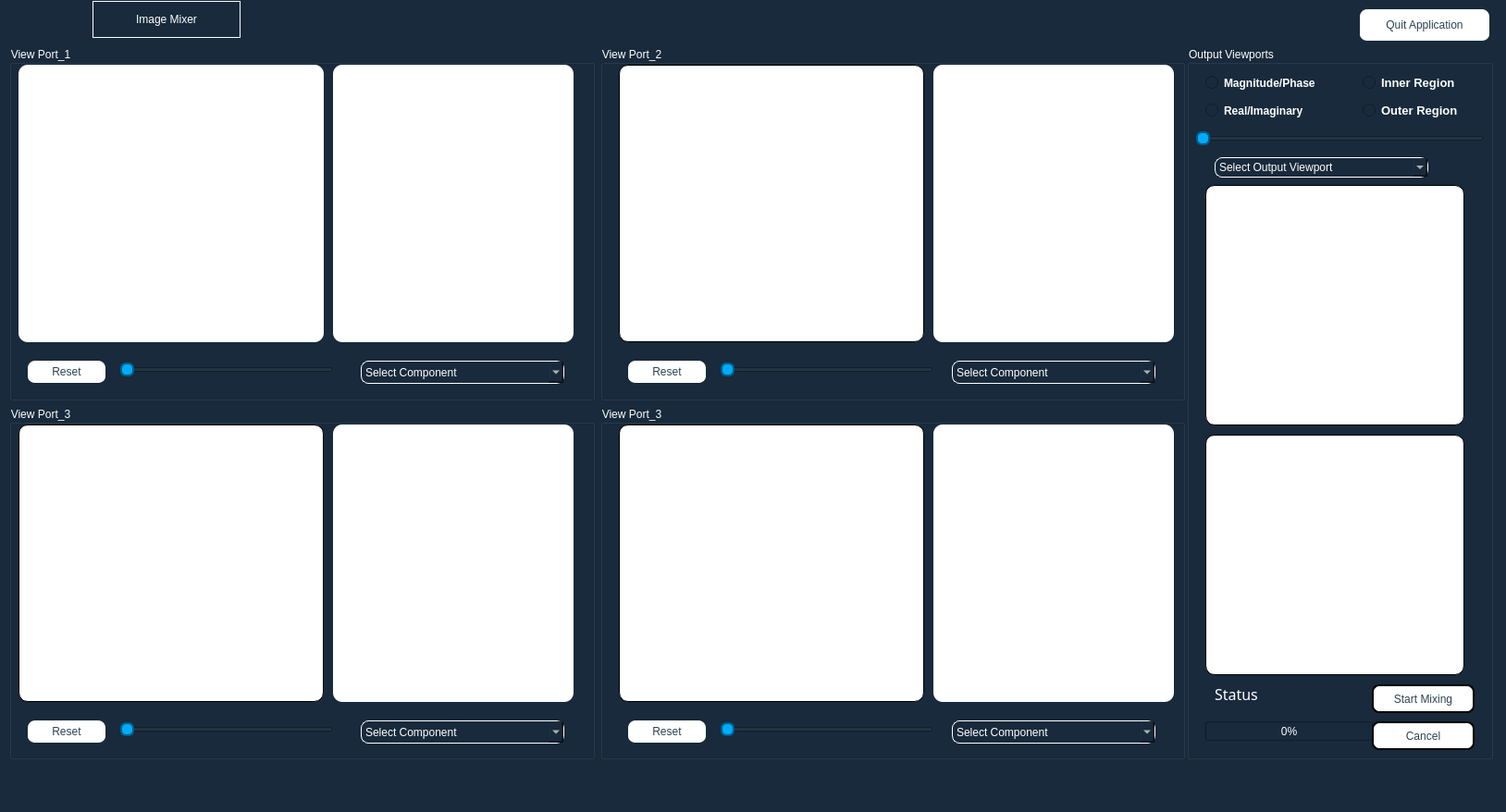
<?xml version="1.0" encoding="UTF-8"?>
<ui version="4.0">
 <class>MainWindow</class>
 <widget class="QMainWindow" name="MainWindow">
  <property name="geometry">
   <rect>
    <x>0</x>
    <y>0</y>
    <width>1628</width>
    <height>878</height>
   </rect>
  </property>
  <property name="windowTitle">
   <string>MainWindow</string>
  </property>
  <property name="styleSheet">
   <string notr="true">background-color: rgb(24,42,60);
color: rgb(255, 255, 255);</string>
  </property>
  <widget class="QWidget" name="centralwidget">
   <widget class="QPushButton" name="quit_button">
    <property name="geometry">
     <rect>
      <x>1470</x>
      <y>10</y>
      <width>140</width>
      <height>35</height>
     </rect>
    </property>
    <property name="cursor">
     <cursorShape>PointingHandCursor</cursorShape>
    </property>
    <property name="styleSheet">
     <string notr="true">QPushButton {
					font: 10pt &quot;Rockwell&quot;;
                      padding: 5px;
				    	 color: rgb(42, 66, 79);
					 background-color: rgb(255, 255, 255);
                      border-bottom: 2px solid transparent;
 					 border-radius:8px;
                        }</string>
    </property>
    <property name="text">
     <string>Quit Application</string>
    </property>
   </widget>
   <widget class="QLabel" name="title_label">
    <property name="geometry">
     <rect>
      <x>100</x>
      <y>1</y>
      <width>160</width>
      <height>40</height>
     </rect>
    </property>
    <property name="styleSheet">
     <string notr="true">QLabel{
	font: 15pt &quot;Rockwell&quot;;
	border: 1px solid white;

}</string>
    </property>
    <property name="text">
     <string>Image Mixer</string>
    </property>
    <property name="scaledContents">
     <bool>false</bool>
    </property>
    <property name="alignment">
     <set>Qt::AlignCenter</set>
    </property>
   </widget>
   <widget class="QLabel" name="title_image">
    <property name="geometry">
     <rect>
      <x>0</x>
      <y>0</y>
      <width>91</width>
      <height>41</height>
     </rect>
    </property>
    <property name="styleSheet">
     <string notr="true"/>
    </property>
    <property name="text">
     <string/>
    </property>
    <property name="pixmap">
     <pixmap>src/fourier.jpg</pixmap>
    </property>
    <property name="scaledContents">
     <bool>true</bool>
    </property>
   </widget>
   <widget class="QWidget" name="layoutWidget">
    <property name="geometry">
     <rect>
      <x>10</x>
      <y>50</y>
      <width>1271</width>
      <height>771</height>
     </rect>
    </property>
    <layout class="QGridLayout" name="gridLayout">
     <item row="1" column="0">
      <widget class="QGroupBox" name="view_port_3">
       <property name="title">
        <string>View Port_3</string>
       </property>
       <widget class="QComboBox" name="comp_selection_3">
        <property name="geometry">
         <rect>
          <x>380</x>
          <y>340</y>
          <width>220</width>
          <height>25</height>
         </rect>
        </property>
        <property name="cursor">
         <cursorShape>PointingHandCursor</cursorShape>
        </property>
        <property name="styleSheet">
         <string notr="true">QComboBox{
			font: 12pt &quot;Modern No. 20&quot;;
			color: white;
			background-color: rgb(24,42,60);
			border: 1px solid white;
			border-radius:8px;
                        }</string>
        </property>
        <item>
         <property name="text">
          <string>Select Component</string>
         </property>
        </item>
       </widget>
       <widget class="QSlider" name="horizontalSlider_3">
        <property name="geometry">
         <rect>
          <x>120</x>
          <y>340</y>
          <width>230</width>
          <height>20</height>
         </rect>
        </property>
        <property name="cursor">
         <cursorShape>PointingHandCursor</cursorShape>
        </property>
        <property name="styleSheet">
         <string notr="true">QSlider::handle:horizontal {
        background: #00aaff;  /* Blue handle */
        border: 2px solid #005f87;  /* Darker border for contrast */
        margin: -10px 0;  /* Adjust to center the handle on the groove */
        border-radius: 6px;
    }</string>
        </property>
        <property name="orientation">
         <enum>Qt::Horizontal</enum>
        </property>
       </widget>
       <widget class="QLabel" name="input_image_3">
        <property name="geometry">
         <rect>
          <x>10</x>
          <y>20</y>
          <width>330</width>
          <height>300</height>
         </rect>
        </property>
        <property name="styleSheet">
         <string notr="true">QLabel {
				    	  color: rgb(42, 66, 79);
                       border-bottom: 2px solid transparent;
					  background-color: rgb(255, 255, 255);
 					  border-radius:10px;
					  border: 1px solid black;
                        }</string>
        </property>
        <property name="text">
         <string/>
        </property>
       </widget>
       <widget class="QLabel" name="FT_components_3">
        <property name="geometry">
         <rect>
          <x>350</x>
          <y>20</y>
          <width>260</width>
          <height>300</height>
         </rect>
        </property>
        <property name="styleSheet">
         <string notr="true">QLabel {
				    	  color: rgb(42, 66, 79);
					  background-color: rgb(255, 255, 255);
 					  border-radius:10px;
                        }</string>
        </property>
        <property name="text">
         <string/>
        </property>
       </widget>
       <widget class="QPushButton" name="reset_button_3">
        <property name="geometry">
         <rect>
          <x>20</x>
          <y>340</y>
          <width>84</width>
          <height>25</height>
         </rect>
        </property>
        <property name="cursor">
         <cursorShape>PointingHandCursor</cursorShape>
        </property>
        <property name="styleSheet">
         <string notr="true">QPushButton {
					font: 10pt &quot;Rockwell&quot;;
                      padding: 5px;
				    	 color: rgb(42, 66, 79);
					 background-color: rgb(255, 255, 255);
                      border-bottom: 2px solid transparent;
 					 border-radius:8px;
                        }</string>
        </property>
        <property name="text">
         <string>Reset</string>
        </property>
       </widget>
      </widget>
     </item>
     <item row="0" column="1">
      <widget class="QGroupBox" name="view_port_2">
       <property name="title">
        <string>View Port_2</string>
       </property>
       <widget class="QComboBox" name="comp_selection_2">
        <property name="geometry">
         <rect>
          <x>380</x>
          <y>340</y>
          <width>220</width>
          <height>25</height>
         </rect>
        </property>
        <property name="cursor">
         <cursorShape>PointingHandCursor</cursorShape>
        </property>
        <property name="styleSheet">
         <string notr="true">QComboBox{
			font: 12pt &quot;Modern No. 20&quot;;
			color: white;
			background-color: rgb(24,42,60);
			border: 1px solid white;
			border-radius:8px;
                        }</string>
        </property>
        <item>
         <property name="text">
          <string>Select Component</string>
         </property>
        </item>
       </widget>
       <widget class="QSlider" name="horizontalSlider_2">
        <property name="geometry">
         <rect>
          <x>130</x>
          <y>340</y>
          <width>230</width>
          <height>20</height>
         </rect>
        </property>
        <property name="cursor">
         <cursorShape>PointingHandCursor</cursorShape>
        </property>
        <property name="styleSheet">
         <string notr="true">QSlider::handle:horizontal {
        background: #00aaff;  /* Blue handle */
        border: 2px solid #005f87;  /* Darker border for contrast */
        margin: -10px 0;  /* Adjust to center the handle on the groove */
        border-radius: 6px;
    }</string>
        </property>
        <property name="orientation">
         <enum>Qt::Horizontal</enum>
        </property>
       </widget>
       <widget class="QLabel" name="input_image_2">
        <property name="geometry">
         <rect>
          <x>20</x>
          <y>20</y>
          <width>330</width>
          <height>300</height>
         </rect>
        </property>
        <property name="styleSheet">
         <string notr="true">QLabel {
				    	  color: rgb(42, 66, 79);
                       border-bottom: 2px solid transparent;
					  background-color: rgb(255, 255, 255);
 					  border-radius:10px;
					  border: 1px solid black;
                        }</string>
        </property>
        <property name="text">
         <string/>
        </property>
       </widget>
       <widget class="QLabel" name="FT_components_2">
        <property name="geometry">
         <rect>
          <x>360</x>
          <y>20</y>
          <width>260</width>
          <height>300</height>
         </rect>
        </property>
        <property name="styleSheet">
         <string notr="true">QLabel {
				    	  color: rgb(42, 66, 79);
					  background-color: rgb(255, 255, 255);
 					  border-radius:10px;
                        }</string>
        </property>
        <property name="text">
         <string/>
        </property>
       </widget>
       <widget class="QPushButton" name="reset_button_2">
        <property name="geometry">
         <rect>
          <x>30</x>
          <y>340</y>
          <width>84</width>
          <height>25</height>
         </rect>
        </property>
        <property name="cursor">
         <cursorShape>PointingHandCursor</cursorShape>
        </property>
        <property name="styleSheet">
         <string notr="true">QPushButton {
					font: 10pt &quot;Rockwell&quot;;
                      padding: 5px;
				    	 color: rgb(42, 66, 79);
					 background-color: rgb(255, 255, 255);
                      border-bottom: 2px solid transparent;
 					 border-radius:8px;
                        }</string>
        </property>
        <property name="text">
         <string>Reset</string>
        </property>
       </widget>
      </widget>
     </item>
     <item row="1" column="1">
      <widget class="QGroupBox" name="view_port_4">
       <property name="styleSheet">
        <string notr="true">border-color: rgb(0, 0, 0);</string>
       </property>
       <property name="title">
        <string>View Port_3</string>
       </property>
       <widget class="QComboBox" name="comp_selection_4">
        <property name="geometry">
         <rect>
          <x>380</x>
          <y>340</y>
          <width>220</width>
          <height>25</height>
         </rect>
        </property>
        <property name="cursor">
         <cursorShape>PointingHandCursor</cursorShape>
        </property>
        <property name="styleSheet">
         <string notr="true">QComboBox{
			font: 12pt &quot;Modern No. 20&quot;;
			color: white;
			background-color: rgb(24,42,60);
			border: 1px solid white;
			border-radius:8px;
                        }</string>
        </property>
        <item>
         <property name="text">
          <string>Select Component</string>
         </property>
        </item>
       </widget>
       <widget class="QSlider" name="horizontalSlider_4">
        <property name="geometry">
         <rect>
          <x>130</x>
          <y>340</y>
          <width>230</width>
          <height>20</height>
         </rect>
        </property>
        <property name="cursor">
         <cursorShape>PointingHandCursor</cursorShape>
        </property>
        <property name="styleSheet">
         <string notr="true">QSlider::handle:horizontal {
        background: #00aaff;  /* Blue handle */
        border: 2px solid #005f87;  /* Darker border for contrast */
        margin: -10px 0;  /* Adjust to center the handle on the groove */
        border-radius: 6px;
    }</string>
        </property>
        <property name="orientation">
         <enum>Qt::Horizontal</enum>
        </property>
       </widget>
       <widget class="QLabel" name="input_image_4">
        <property name="geometry">
         <rect>
          <x>20</x>
          <y>20</y>
          <width>330</width>
          <height>300</height>
         </rect>
        </property>
        <property name="styleSheet">
         <string notr="true">QLabel {
				    	  color: rgb(42, 66, 79);
                       border-bottom: 2px solid transparent;
					  background-color: rgb(255, 255, 255);
 					  border-radius:10px;
					  border: 1px solid black;
                        }</string>
        </property>
        <property name="text">
         <string/>
        </property>
       </widget>
       <widget class="QLabel" name="FT_components_4">
        <property name="geometry">
         <rect>
          <x>360</x>
          <y>20</y>
          <width>260</width>
          <height>300</height>
         </rect>
        </property>
        <property name="styleSheet">
         <string notr="true">QLabel {
				    	  color: rgb(42, 66, 79);
					  background-color: rgb(255, 255, 255);
 					  border-radius:10px;
                        }</string>
        </property>
        <property name="text">
         <string/>
        </property>
       </widget>
       <widget class="QPushButton" name="reset_button_4">
        <property name="geometry">
         <rect>
          <x>30</x>
          <y>340</y>
          <width>84</width>
          <height>25</height>
         </rect>
        </property>
        <property name="cursor">
         <cursorShape>PointingHandCursor</cursorShape>
        </property>
        <property name="styleSheet">
         <string notr="true">QPushButton {
					font: 10pt &quot;Rockwell&quot;;
                      padding: 5px;
				    	 color: rgb(42, 66, 79);
					 background-color: rgb(255, 255, 255);
                      border-bottom: 2px solid transparent;
 					 border-radius:8px;
                        }</string>
        </property>
        <property name="text">
         <string>Reset</string>
        </property>
       </widget>
      </widget>
     </item>
     <item row="0" column="0">
      <widget class="QGroupBox" name="view_port_1">
       <property name="title">
        <string>View Port_1</string>
       </property>
       <widget class="QComboBox" name="comp_selection_1">
        <property name="geometry">
         <rect>
          <x>380</x>
          <y>340</y>
          <width>220</width>
          <height>25</height>
         </rect>
        </property>
        <property name="cursor">
         <cursorShape>PointingHandCursor</cursorShape>
        </property>
        <property name="styleSheet">
         <string notr="true">QComboBox{
			font: 12pt &quot;Modern No. 20&quot;;
			color: white;
			background-color: rgb(24,42,60);
			border: 1px solid white;
			border-radius:8px;
                        }</string>
        </property>
        <item>
         <property name="text">
          <string>Select Component</string>
         </property>
        </item>
       </widget>
       <widget class="QSlider" name="horizontalSlider_1">
        <property name="geometry">
         <rect>
          <x>120</x>
          <y>340</y>
          <width>230</width>
          <height>20</height>
         </rect>
        </property>
        <property name="cursor">
         <cursorShape>PointingHandCursor</cursorShape>
        </property>
        <property name="styleSheet">
         <string notr="true">QSlider::handle:horizontal {
        background: #00aaff;  /* Blue handle */
        border: 2px solid #005f87;  /* Darker border for contrast */
        margin: -10px 0;  /* Adjust to center the handle on the groove */
        border-radius: 6px;
    }</string>
        </property>
        <property name="orientation">
         <enum>Qt::Horizontal</enum>
        </property>
       </widget>
       <widget class="QLabel" name="input_image_1">
        <property name="geometry">
         <rect>
          <x>10</x>
          <y>20</y>
          <width>330</width>
          <height>300</height>
         </rect>
        </property>
        <property name="styleSheet">
         <string notr="true">QLabel {
				    	  color: rgb(42, 66, 79);
					  background-color: rgb(255, 255, 255);
 					  border-radius:10px;
                        }</string>
        </property>
        <property name="text">
         <string/>
        </property>
       </widget>
       <widget class="QLabel" name="FT_components_1">
        <property name="geometry">
         <rect>
          <x>350</x>
          <y>20</y>
          <width>260</width>
          <height>300</height>
         </rect>
        </property>
        <property name="styleSheet">
         <string notr="true">QLabel {
				    	  color: rgb(42, 66, 79);
					  background-color: rgb(255, 255, 255);
 					  border-radius:10px;
                        }</string>
        </property>
        <property name="text">
         <string/>
        </property>
       </widget>
       <widget class="QPushButton" name="reset_button_1">
        <property name="geometry">
         <rect>
          <x>20</x>
          <y>340</y>
          <width>84</width>
          <height>25</height>
         </rect>
        </property>
        <property name="cursor">
         <cursorShape>PointingHandCursor</cursorShape>
        </property>
        <property name="styleSheet">
         <string notr="true">QPushButton {
					font: 10pt &quot;Rockwell&quot;;
                      padding: 5px;
				    	 color: rgb(42, 66, 79);
					 background-color: rgb(255, 255, 255);
                      border-bottom: 2px solid transparent;
 					 border-radius:8px;
                        }</string>
        </property>
        <property name="text">
         <string>Reset</string>
        </property>
       </widget>
      </widget>
     </item>
    </layout>
   </widget>
   <widget class="QWidget" name="layoutWidget">
    <property name="geometry">
     <rect>
      <x>1283</x>
      <y>50</y>
      <width>331</width>
      <height>771</height>
     </rect>
    </property>
    <layout class="QGridLayout" name="gridLayout_3">
     <item row="0" column="0">
      <widget class="QGroupBox" name="output_viewport_2">
       <property name="title">
        <string>Output Viewports</string>
       </property>
       <widget class="QRadioButton" name="outer_region">
        <property name="geometry">
         <rect>
          <x>190</x>
          <y>60</y>
          <width>121</width>
          <height>19</height>
         </rect>
        </property>
        <property name="font">
         <font>
          <pointsize>10</pointsize>
          <weight>75</weight>
          <bold>true</bold>
         </font>
        </property>
        <property name="cursor">
         <cursorShape>PointingHandCursor</cursorShape>
        </property>
        <property name="text">
         <string>Outer Region</string>
        </property>
       </widget>
       <widget class="QRadioButton" name="inner_region">
        <property name="geometry">
         <rect>
          <x>190</x>
          <y>30</y>
          <width>121</width>
          <height>19</height>
         </rect>
        </property>
        <property name="font">
         <font>
          <family>MS Shell Dlg 2</family>
          <pointsize>10</pointsize>
          <weight>75</weight>
          <italic>false</italic>
          <bold>true</bold>
         </font>
        </property>
        <property name="cursor">
         <cursorShape>PointingHandCursor</cursorShape>
        </property>
        <property name="styleSheet">
         <string notr="true"/>
        </property>
        <property name="text">
         <string>Inner Region</string>
        </property>
       </widget>
       <widget class="QPushButton" name="start_mix_button">
        <property name="geometry">
         <rect>
          <x>200</x>
          <y>690</y>
          <width>111</width>
          <height>31</height>
         </rect>
        </property>
        <property name="cursor">
         <cursorShape>PointingHandCursor</cursorShape>
        </property>
        <property name="styleSheet">
         <string notr="true">QPushButton {
					font: 12pt &quot;Rockwell&quot;;
                      padding: 3px;
				    	 color: rgb(42, 66, 79);
					 background-color: rgb(255, 255, 255);
                      border: 2px solid black;
 					 border-radius:8px;
                        }</string>
        </property>
        <property name="text">
         <string>Start Mixing</string>
        </property>
       </widget>
       <widget class="QProgressBar" name="progressBar">
        <property name="geometry">
         <rect>
          <x>20</x>
          <y>730</y>
          <width>181</width>
          <height>21</height>
         </rect>
        </property>
        <property name="value">
         <number>0</number>
        </property>
       </widget>
       <widget class="QComboBox" name="comboBox">
        <property name="geometry">
         <rect>
          <x>30</x>
          <y>120</y>
          <width>231</width>
          <height>22</height>
         </rect>
        </property>
        <property name="cursor">
         <cursorShape>PointingHandCursor</cursorShape>
        </property>
        <property name="styleSheet">
         <string notr="true">QComboBox{
			font: 12pt &quot;Modern No. 20&quot;;
			color: white;
			background-color: rgb(24,42,60);
			border: 1px solid white;
			border-radius:8px;
                        }</string>
        </property>
        <item>
         <property name="text">
          <string>Select Output Viewport</string>
         </property>
        </item>
       </widget>
       <widget class="QLabel" name="output_image_1">
        <property name="geometry">
         <rect>
          <x>20</x>
          <y>150</y>
          <width>280</width>
          <height>260</height>
         </rect>
        </property>
        <property name="styleSheet">
         <string notr="true">QLabel {
				    	  color: rgb(42, 66, 79);
                       border-bottom: 2px solid transparent;
					  background-color: rgb(255, 255, 255);
 					  border-radius:10px;
					  border: 1px solid black;
                        }</string>
        </property>
        <property name="text">
         <string/>
        </property>
       </widget>
       <widget class="QLabel" name="output_image_2">
        <property name="geometry">
         <rect>
          <x>20</x>
          <y>420</y>
          <width>280</width>
          <height>260</height>
         </rect>
        </property>
        <property name="styleSheet">
         <string notr="true">QLabel {
				    	  color: rgb(42, 66, 79);
                       border-bottom: 2px solid transparent;
					  background-color: rgb(255, 255, 255);
 					  border-radius:10px;
					  border: 1px solid black;
                        }</string>
        </property>
        <property name="text">
         <string/>
        </property>
       </widget>
       <widget class="QSlider" name="regionSelectionSlider">
        <property name="geometry">
         <rect>
          <x>10</x>
          <y>90</y>
          <width>311</width>
          <height>20</height>
         </rect>
        </property>
        <property name="cursor">
         <cursorShape>PointingHandCursor</cursorShape>
        </property>
        <property name="styleSheet">
         <string notr="true">QSlider::handle:horizontal {
        background: #00aaff;  /* Blue handle */
        border: 2px solid #005f87;  /* Darker border for contrast */
        margin: -10px 0;  /* Adjust to center the handle on the groove */
        border-radius: 6px;
    }</string>
        </property>
        <property name="orientation">
         <enum>Qt::Horizontal</enum>
        </property>
       </widget>
       <widget class="QPushButton" name="cancel_button">
        <property name="geometry">
         <rect>
          <x>200</x>
          <y>730</y>
          <width>111</width>
          <height>31</height>
         </rect>
        </property>
        <property name="cursor">
         <cursorShape>PointingHandCursor</cursorShape>
        </property>
        <property name="styleSheet">
         <string notr="true">QPushButton {
					font: 12pt &quot;Rockwell&quot;;
                      padding: 3px;
				    	 color: rgb(42, 66, 79);
					 background-color: rgb(255, 255, 255);
                      border: 2px solid black;
 					 border-radius:8px;
                        }</string>
        </property>
        <property name="text">
         <string>Cancel</string>
        </property>
       </widget>
       <widget class="QLabel" name="status_label">
        <property name="geometry">
         <rect>
          <x>30</x>
          <y>690</y>
          <width>141</width>
          <height>21</height>
         </rect>
        </property>
        <property name="font">
         <font>
          <family>Modern No. 20</family>
          <pointsize>12</pointsize>
         </font>
        </property>
        <property name="text">
         <string>Status</string>
        </property>
       </widget>
       <widget class="QRadioButton" name="magnitude_phase">
        <property name="geometry">
         <rect>
          <x>20</x>
          <y>30</y>
          <width>161</width>
          <height>19</height>
         </rect>
        </property>
        <property name="font">
         <font>
          <pointsize>9</pointsize>
          <weight>75</weight>
          <bold>true</bold>
         </font>
        </property>
        <property name="text">
         <string>Magnitude/Phase</string>
        </property>
       </widget>
       <widget class="QRadioButton" name="real_imaginary">
        <property name="geometry">
         <rect>
          <x>20</x>
          <y>60</y>
          <width>161</width>
          <height>19</height>
         </rect>
        </property>
        <property name="font">
         <font>
          <pointsize>9</pointsize>
          <weight>75</weight>
          <bold>true</bold>
         </font>
        </property>
        <property name="text">
         <string>Real/Imaginary</string>
        </property>
       </widget>
      </widget>
     </item>
    </layout>
   </widget>
  </widget>
  <widget class="QMenuBar" name="menubar">
   <property name="geometry">
    <rect>
     <x>0</x>
     <y>0</y>
     <width>1628</width>
     <height>25</height>
    </rect>
   </property>
  </widget>
  <widget class="QStatusBar" name="statusbar"/>
 </widget>
 <resources>
  <include location="src/title.qrc"/>
 </resources>
 <connections/>
</ui>
